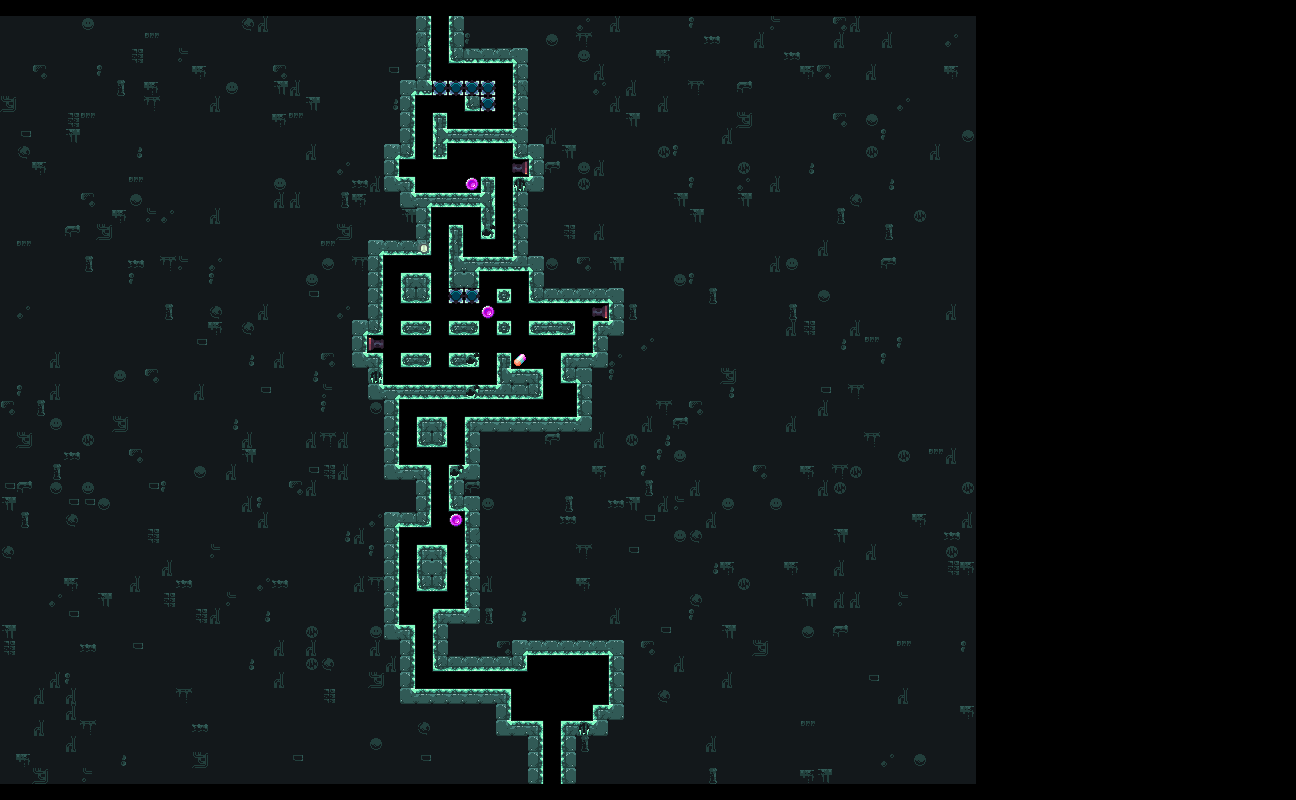

The image is a tile-based game level rendered from a .tmx file. Its description and source (layers, tilesets, objects; grid data summarised) follow:
An orthogonal 81x50 tile map with 16x16 px tiles, 5 tile layers (Prototype, Obstacles, Background, Layout, ...), 3 tilesets and 142 objects (128x Sprinkle, 3x Coin, 2x Factory_FireCannon02, 2x Sewers_StaticSpike08, 2x Sewers_StaticSpike15, ...).

<map version="1.11" tiledversion="1.11.0" orientation="orthogonal" renderorder="right-down" width="81" height="50" tilewidth="16" tileheight="16" infinite="0" nextlayerid="73" nextobjectid="242705">
 <properties>
  <property name="IgnoreLock" type="bool" value="false" />
 </properties>
 <tileset firstgid="1" source="../../../Tilemap/Bioms/Factory_Tilemap.tsx" />
 <tileset firstgid="2476" source="../../../Tilemap/Enemies/Factory_MultitileObjects.tsx" />
 <tileset firstgid="2851" source="../../../Tilemap/Bioms/Sewers_Tilemap.tsx" />
 <group id="2" name="Input">
  <layer id="6" name="Prototype" width="81" height="50">
   <properties>
    <property name="unity:SortingLayer" value="Prototype" />
   </properties>
   <data>[4050 cells, 2751 non-empty, 4 distinct tile ids]</data>
  </layer>
  <layer id="44" name="Obstacles" width="81" height="50">
   <properties>
    <property name="unity:SortingLayer" value="Obstacles" />
   </properties>
   <data>[4050 cells, 7 non-empty, 4 distinct tile ids]</data>
  </layer>
 </group>
 <group id="3" name="Output">
  <group id="11" name="Output_Hazards">
   <objectgroup id="46" name="Hazard20" tintcolor="#ffffff">
    <properties>
     <property name="unity:SortingLayer" value="Hazard20" />
    </properties>
   </objectgroup>
   <objectgroup id="47" name="Hazard19" tintcolor="#ffffff">
    <properties>
     <property name="unity:SortingLayer" value="Hazard19" />
    </properties>
   </objectgroup>
   <objectgroup id="48" name="Hazard18" tintcolor="#ffffff">
    <properties>
     <property name="unity:SortingLayer" value="Hazard18" />
    </properties>
   </objectgroup>
   <objectgroup id="49" name="Hazard17" tintcolor="#ffffff">
    <properties>
     <property name="unity:SortingLayer" value="Hazard17" />
    </properties>
   </objectgroup>
   <objectgroup id="50" name="Hazard16" tintcolor="#ffffff">
    <properties>
     <property name="unity:SortingLayer" value="Hazard16" />
    </properties>
   </objectgroup>
   <objectgroup id="51" name="Hazard15" tintcolor="#ffffff">
    <properties>
     <property name="unity:SortingLayer" value="Hazard15" />
    </properties>
   </objectgroup>
   <objectgroup id="52" name="Hazard14" tintcolor="#ffffff">
    <properties>
     <property name="unity:SortingLayer" value="Hazard14" />
    </properties>
   </objectgroup>
   <objectgroup id="53" name="Hazard13" tintcolor="#ffffff">
    <properties>
     <property name="unity:SortingLayer" value="Hazard13" />
    </properties>
   </objectgroup>
   <objectgroup id="54" name="Hazard12" tintcolor="#ffffff">
    <properties>
     <property name="unity:SortingLayer" value="Hazard12" />
    </properties>
   </objectgroup>
   <objectgroup id="55" name="Hazard11" tintcolor="#ffffff">
    <properties>
     <property name="unity:SortingLayer" value="Hazard11" />
    </properties>
   </objectgroup>
   <objectgroup id="56" name="Hazard10" tintcolor="#ffffff">
    <properties>
     <property name="unity:SortingLayer" value="Hazard10" />
    </properties>
   </objectgroup>
   <objectgroup id="57" name="Hazard09" tintcolor="#ffffff">
    <properties>
     <property name="unity:SortingLayer" value="Hazard09" />
    </properties>
   </objectgroup>
   <objectgroup id="58" name="Hazard08" tintcolor="#ffffff">
    <properties>
     <property name="unity:SortingLayer" value="Hazard08" />
    </properties>
   </objectgroup>
   <objectgroup id="59" name="Hazard07" tintcolor="#ffffff">
    <properties>
     <property name="unity:SortingLayer" value="Hazard07" />
    </properties>
   </objectgroup>
   <objectgroup id="60" name="Hazard06" tintcolor="#ffffff">
    <properties>
     <property name="unity:SortingLayer" value="Hazard06" />
    </properties>
   </objectgroup>
   <objectgroup id="61" name="Hazard05" tintcolor="#ffffff">
    <properties>
     <property name="unity:SortingLayer" value="Hazard05" />
    </properties>
   </objectgroup>
   <objectgroup id="62" name="Hazard04" tintcolor="#ffffff">
    <properties>
     <property name="unity:SortingLayer" value="Hazard04" />
    </properties>
   </objectgroup>
   <objectgroup id="63" name="Hazard03" tintcolor="#ffffff">
    <properties>
     <property name="unity:SortingLayer" value="Hazard03" />
    </properties>
   </objectgroup>
   <objectgroup id="64" name="Hazard02" tintcolor="#ffffff">
    <properties>
     <property name="unity:SortingLayer" value="Hazard02" />
    </properties>
   </objectgroup>
   <objectgroup id="65" name="Hazard01" tintcolor="#ffffff">
    <properties>
     <property name="unity:SortingLayer" value="Hazard01" />
    </properties>
   </objectgroup>
   <objectgroup id="66" name="Hazard00" tintcolor="#ffffff">
    <properties>
     <property name="unity:SortingLayer" value="Hazard00" />
    </properties>
   </objectgroup>
   <objectgroup id="67" name="Dropper" tintcolor="#ffffff">
    <properties>
     <property name="unity:SortingLayer" value="Dropper" />
    </properties>
   </objectgroup>
   <objectgroup id="68" name="Smallbot" tintcolor="#ffffff">
    <properties>
     <property name="unity:SortingLayer" value="Smallbot" />
    </properties>
   </objectgroup>
   <objectgroup id="69" name="Fireball" tintcolor="#ffffff">
    <properties>
     <property name="unity:SortingLayer" value="Fireball" />
    </properties>
   </objectgroup>
   <objectgroup id="42" name="Buzzsaw">
    <properties>
     <property name="unity:SortingLayer" value="Buzzsaw" />
    </properties>
   </objectgroup>
   <objectgroup id="41" name="FireCannon">
    <properties>
     <property name="unity:SortingLayer" value="FireCannon" />
    </properties>
    <object id="242697" name="FireCannon" type="Factory_FireCannon02" gid="1922" x="512" y="176" width="16" height="16">
     <properties>
      <property name="prefabName" type="file" value="../../../../Prefabs/Enemy/FireCannon/00Factory/Factory_FireCannon02.prefab" />
     </properties>
    </object>
    <object id="242699" name="FireCannon" type="Factory_FireCannon02" gid="1922" x="592" y="320" width="16" height="16">
     <properties>
      <property name="prefabName" type="file" value="../../../../Prefabs/Enemy/FireCannon/00Factory/Factory_FireCannon02.prefab" />
     </properties>
    </object>
    <object id="242702" name="FireCannon" type="Factory_FireCannon00" gid="1916" x="368" y="352" width="16" height="16">
     <properties>
      <property name="prefabName" type="file" value="../../../../Prefabs/Enemy/FireCannon/00Factory/Factory_FireCannon00.prefab" />
     </properties>
    </object>
   </objectgroup>
   <objectgroup id="40" name="Slamblock">
    <properties>
     <property name="unity:SortingLayer" value="Slamblock" />
    </properties>
   </objectgroup>
   <objectgroup id="14" name="HiddenSpike">
    <properties>
     <property name="unity:SortingLayer" value="HiddenSpike" />
    </properties>
   </objectgroup>
   <objectgroup id="13" name="StaticSpike">
    <properties>
     <property name="unity:SortingLayer" value="StaticSpike" />
    </properties>
    <object id="241771" name="StaticSpike" type="Sewers_StaticSpike08" gid="4011" x="432" y="96" width="16" height="16">
     <properties>
      <property name="prefabeName" type="file" value="../../../../Prefabs/Enemy/StaticSpike/01Sewers/Sewers_StaticSpike08.prefab" />
     </properties>
    </object>
    <object id="241772" name="StaticSpike" type="Sewers_StaticSpike08" gid="4011" x="448" y="96" width="16" height="16">
     <properties>
      <property name="prefabeName" type="file" value="../../../../Prefabs/Enemy/StaticSpike/01Sewers/Sewers_StaticSpike08.prefab" />
     </properties>
    </object>
    <object id="241773" name="StaticSpike" type="Sewers_StaticSpike21" gid="4017" x="464" y="96" width="16" height="16">
     <properties>
      <property name="prefabeName" type="file" value="../../../../Prefabs/Enemy/StaticSpike/01Sewers/Sewers_StaticSpike21.prefab" />
     </properties>
    </object>
    <object id="241774" name="StaticSpike" type="Sewers_StaticSpike13" gid="4079" x="480" y="96" width="16" height="16">
     <properties>
      <property name="prefabeName" type="file" value="../../../../Prefabs/Enemy/StaticSpike/01Sewers/Sewers_StaticSpike13.prefab" />
     </properties>
    </object>
    <object id="241775" name="StaticSpike" type="Sewers_StaticSpike07" gid="4207" x="448" y="304" width="16" height="16">
     <properties>
      <property name="prefabeName" type="file" value="../../../../Prefabs/Enemy/StaticSpike/01Sewers/Sewers_StaticSpike07.prefab" />
     </properties>
    </object>
    <object id="241776" name="StaticSpike" type="Sewers_StaticSpike15" gid="4211" x="480" y="112" width="16" height="16">
     <properties>
      <property name="prefabeName" type="file" value="../../../../Prefabs/Enemy/StaticSpike/01Sewers/Sewers_StaticSpike15.prefab" />
     </properties>
    </object>
    <object id="241777" name="StaticSpike" type="Sewers_StaticSpike15" gid="4211" x="464" y="304" width="16" height="16">
     <properties>
      <property name="prefabeName" type="file" value="../../../../Prefabs/Enemy/StaticSpike/01Sewers/Sewers_StaticSpike15.prefab" />
     </properties>
    </object>
   </objectgroup>
  </group>
  <group id="32" name="Output_Items">
   <objectgroup id="70" name="Item00" tintcolor="#ffffff">
    <properties>
     <property name="unity:SortingLayer" value="Item00" />
    </properties>
   </objectgroup>
   <objectgroup id="71" name="Star" tintcolor="#ffffff">
    <properties>
     <property name="unity:SortingLayer" value="Star" />
    </properties>
   </objectgroup>
   <objectgroup id="72" name="Key" tintcolor="#ffffff">
    <properties>
     <property name="unity:SortingLayer" value="Key" />
    </properties>
   </objectgroup>
   <objectgroup id="43" name="PowerUp">
    <properties>
     <property name="unity:SortingLayer" value="PowerUp" />
    </properties>
    <object id="242693" name="PowerUp" type="PowerUpManager" gid="43" x="512" y="368" width="16" height="16">
     <properties>
      <property name="prefabName" type="file" value="../../../../Prefabs/PowerUps/PowerUpManager.prefab" />
     </properties>
    </object>
   </objectgroup>
   <objectgroup id="39" name="Sprinkle">
    <properties>
     <property name="unity:SortingLayer" value="Sprinkle" />
    </properties>
    <object id="241835" name="Sprinkle" type="Sprinkle" gid="175" x="432" y="32" width="16" height="16">
     <properties>
      <property name="prefabName" type="file" value="../../../../Prefabs/Items/Sprinkle.prefab" />
     </properties>
    </object>
    <object id="241852" name="Sprinkle" type="Sprinkle" gid="175" x="432" y="48" width="16" height="16">
     <properties>
      <property name="prefabName" type="file" value="../../../../Prefabs/Items/Sprinkle.prefab" />
     </properties>
    </object>
    <object id="241868" name="Sprinkle" type="Sprinkle" gid="175" x="432" y="64" width="16" height="16">
     <properties>
      <property name="prefabName" type="file" value="../../../../Prefabs/Items/Sprinkle.prefab" />
     </properties>
    </object>
    <object id="241876" name="Sprinkle" type="Sprinkle" gid="175" x="432" y="80" width="16" height="16">
     <properties>
      <property name="prefabName" type="file" value="../../../../Prefabs/Items/Sprinkle.prefab" />
     </properties>
    </object>
    <object id="241877" name="Sprinkle" type="Sprinkle" gid="175" x="480" y="80" width="16" height="16">
     <properties>
      <property name="prefabName" type="file" value="../../../../Prefabs/Items/Sprinkle.prefab" />
     </properties>
    </object>
    <object id="241878" name="Sprinkle" type="Sprinkle" gid="175" x="496" y="80" width="16" height="16">
     <properties>
      <property name="prefabName" type="file" value="../../../../Prefabs/Items/Sprinkle.prefab" />
     </properties>
    </object>
    <object id="241905" name="Sprinkle" type="Sprinkle" gid="175" x="416" y="112" width="16" height="16">
     <properties>
      <property name="prefabName" type="file" value="../../../../Prefabs/Items/Sprinkle.prefab" />
     </properties>
    </object>
    <object id="241906" name="Sprinkle" type="Sprinkle" gid="175" x="448" y="112" width="16" height="16">
     <properties>
      <property name="prefabName" type="file" value="../../../../Prefabs/Items/Sprinkle.prefab" />
     </properties>
    </object>
    <object id="241907" name="Sprinkle" type="Sprinkle" gid="175" x="496" y="112" width="16" height="16">
     <properties>
      <property name="prefabName" type="file" value="../../../../Prefabs/Items/Sprinkle.prefab" />
     </properties>
    </object>
    <object id="241920" name="Sprinkle" type="Sprinkle" gid="175" x="448" y="128" width="16" height="16">
     <properties>
      <property name="prefabName" type="file" value="../../../../Prefabs/Items/Sprinkle.prefab" />
     </properties>
    </object>
    <object id="241921" name="Sprinkle" type="Sprinkle" gid="175" x="464" y="128" width="16" height="16">
     <properties>
      <property name="prefabName" type="file" value="../../../../Prefabs/Items/Sprinkle.prefab" />
     </properties>
    </object>
    <object id="241922" name="Sprinkle" type="Sprinkle" gid="175" x="480" y="128" width="16" height="16">
     <properties>
      <property name="prefabName" type="file" value="../../../../Prefabs/Items/Sprinkle.prefab" />
     </properties>
    </object>
    <object id="241939" name="Sprinkle" type="Sprinkle" gid="175" x="416" y="144" width="16" height="16">
     <properties>
      <property name="prefabName" type="file" value="../../../../Prefabs/Items/Sprinkle.prefab" />
     </properties>
    </object>
    <object id="241954" name="Sprinkle" type="Sprinkle" gid="175" x="464" y="160" width="16" height="16">
     <properties>
      <property name="prefabName" type="file" value="../../../../Prefabs/Items/Sprinkle.prefab" />
     </properties>
    </object>
    <object id="241955" name="Sprinkle" type="Sprinkle" gid="175" x="480" y="160" width="16" height="16">
     <properties>
      <property name="prefabName" type="file" value="../../../../Prefabs/Items/Sprinkle.prefab" />
     </properties>
    </object>
    <object id="241956" name="Sprinkle" type="Sprinkle" gid="175" x="496" y="160" width="16" height="16">
     <properties>
      <property name="prefabName" type="file" value="../../../../Prefabs/Items/Sprinkle.prefab" />
     </properties>
    </object>
    <object id="241972" name="Sprinkle" type="Sprinkle" gid="175" x="400" y="176" width="16" height="16">
     <properties>
      <property name="prefabName" type="file" value="../../../../Prefabs/Items/Sprinkle.prefab" />
     </properties>
    </object>
    <object id="241973" name="Sprinkle" type="Sprinkle" gid="175" x="432" y="176" width="16" height="16">
     <properties>
      <property name="prefabName" type="file" value="../../../../Prefabs/Items/Sprinkle.prefab" />
     </properties>
    </object>
    <object id="241974" name="Sprinkle" type="Sprinkle" gid="175" x="464" y="176" width="16" height="16">
     <properties>
      <property name="prefabName" type="file" value="../../../../Prefabs/Items/Sprinkle.prefab" />
     </properties>
    </object>
    <object id="241975" name="Sprinkle" type="Sprinkle" gid="175" x="480" y="176" width="16" height="16">
     <properties>
      <property name="prefabName" type="file" value="../../../../Prefabs/Items/Sprinkle.prefab" />
     </properties>
    </object>
    <object id="241976" name="Sprinkle" type="Sprinkle" gid="175" x="416" y="160" width="16" height="16">
     <properties>
      <property name="prefabName" type="file" value="../../../../Prefabs/Items/Sprinkle.prefab" />
     </properties>
    </object>
    <object id="241992" name="Sprinkle" type="Sprinkle" gid="175" x="416" y="192" width="16" height="16">
     <properties>
      <property name="prefabName" type="file" value="../../../../Prefabs/Items/Sprinkle.prefab" />
     </properties>
    </object>
    <object id="241993" name="Sprinkle" type="Sprinkle" gid="175" x="432" y="192" width="16" height="16">
     <properties>
      <property name="prefabName" type="file" value="../../../../Prefabs/Items/Sprinkle.prefab" />
     </properties>
    </object>
    <object id="241994" name="Sprinkle" type="Sprinkle" gid="175" x="448" y="192" width="16" height="16">
     <properties>
      <property name="prefabName" type="file" value="../../../../Prefabs/Items/Sprinkle.prefab" />
     </properties>
    </object>
    <object id="241995" name="Sprinkle" type="Sprinkle" gid="175" x="464" y="192" width="16" height="16">
     <properties>
      <property name="prefabName" type="file" value="../../../../Prefabs/Items/Sprinkle.prefab" />
     </properties>
    </object>
    <object id="241996" name="Sprinkle" type="Sprinkle" gid="175" x="496" y="192" width="16" height="16">
     <properties>
      <property name="prefabName" type="file" value="../../../../Prefabs/Items/Sprinkle.prefab" />
     </properties>
    </object>
    <object id="242025" name="Sprinkle" type="Sprinkle" gid="175" x="432" y="224" width="16" height="16">
     <properties>
      <property name="prefabName" type="file" value="../../../../Prefabs/Items/Sprinkle.prefab" />
     </properties>
    </object>
    <object id="242026" name="Sprinkle" type="Sprinkle" gid="175" x="448" y="224" width="16" height="16">
     <properties>
      <property name="prefabName" type="file" value="../../../../Prefabs/Items/Sprinkle.prefab" />
     </properties>
    </object>
    <object id="242027" name="Sprinkle" type="Sprinkle" gid="175" x="464" y="224" width="16" height="16">
     <properties>
      <property name="prefabName" type="file" value="../../../../Prefabs/Items/Sprinkle.prefab" />
     </properties>
    </object>
    <object id="242042" name="Sprinkle" type="Sprinkle" gid="175" x="432" y="240" width="16" height="16">
     <properties>
      <property name="prefabName" type="file" value="../../../../Prefabs/Items/Sprinkle.prefab" />
     </properties>
    </object>
    <object id="242043" name="Sprinkle" type="Sprinkle" gid="175" x="464" y="240" width="16" height="16">
     <properties>
      <property name="prefabName" type="file" value="../../../../Prefabs/Items/Sprinkle.prefab" />
     </properties>
    </object>
    <object id="242044" name="Sprinkle" type="Sprinkle" gid="175" x="496" y="240" width="16" height="16">
     <properties>
      <property name="prefabName" type="file" value="../../../../Prefabs/Items/Sprinkle.prefab" />
     </properties>
    </object>
    <object id="242060" name="Sprinkle" type="Sprinkle" gid="175" x="496" y="256" width="16" height="16">
     <properties>
      <property name="prefabName" type="file" value="../../../../Prefabs/Items/Sprinkle.prefab" />
     </properties>
    </object>
    </objectgroup>
   <objectgroup id="34" name="Coin">
    <properties>
     <property name="unity:SortingLayer" value="Coin" />
    </properties>
    <!-- 3 objects omitted --></objectgroup>
  </group>
  <layer id="9" name="Background" width="81" height="50">
   <properties>
    <property name="unity:SortingLayer" value="Background" />
   </properties>
   <data>[4050 cells, 2510 non-empty, 21 distinct tile ids]</data>
  </layer>
  <layer id="8" name="Layout" width="81" height="50">
   <properties>
    <property name="unity:SortingLayer" value="Layout" />
    <property name="unity:Tag" value="Wall" />
   </properties>
   <data>[4050 cells, 225 non-empty, 38 distinct tile ids]</data>
  </layer>
  <layer id="45" name="Details" width="81" height="50">
   <properties>
    <property name="unity:SortingLayer" value="Details" />
   </properties>
   <data>[4050 cells, 0 non-empty, 0 distinct tile ids]</data>
  </layer>
 </group>
</map>
<!-- 98 of 142 objects omitted -->
